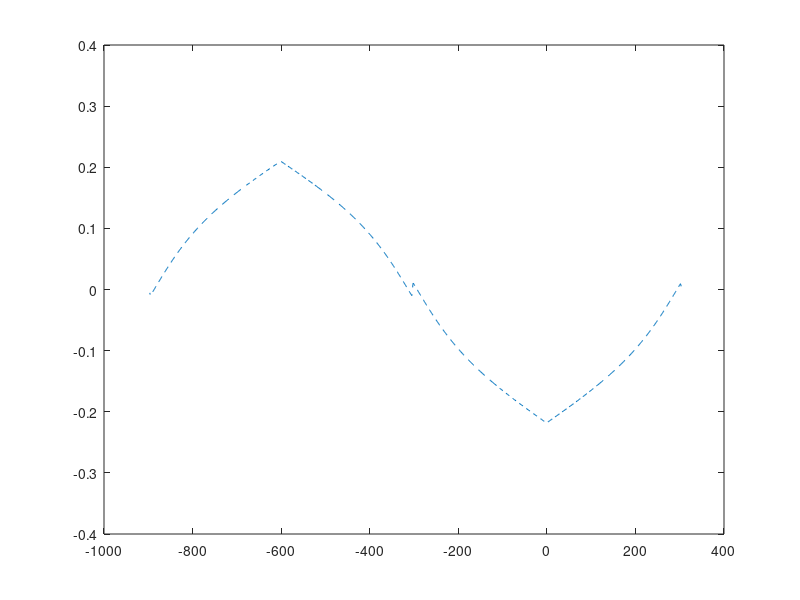

Reproduce this figure in MATLAB. (Note: this script raises an error after producing the figure.)
load('boundaries.mat')
y = lfts(:,2);
x = lfts(:,1);
dx  = gradient(x);
ddx = gradient(dx);
dy  = gradient(y);
ddy = gradient(dy);
num   = dx .* ddy - ddx .* dy;
denom = dx .* dx + dy .* dy;    
denom = sqrt(denom);
% denom = denom *10;
curvatur = num*10 ./ denom;
curvature(denom < 0) = NaN;
figure
plot(y, curvatur,'--')
a = gca;
a.XDir = 'reverse'  